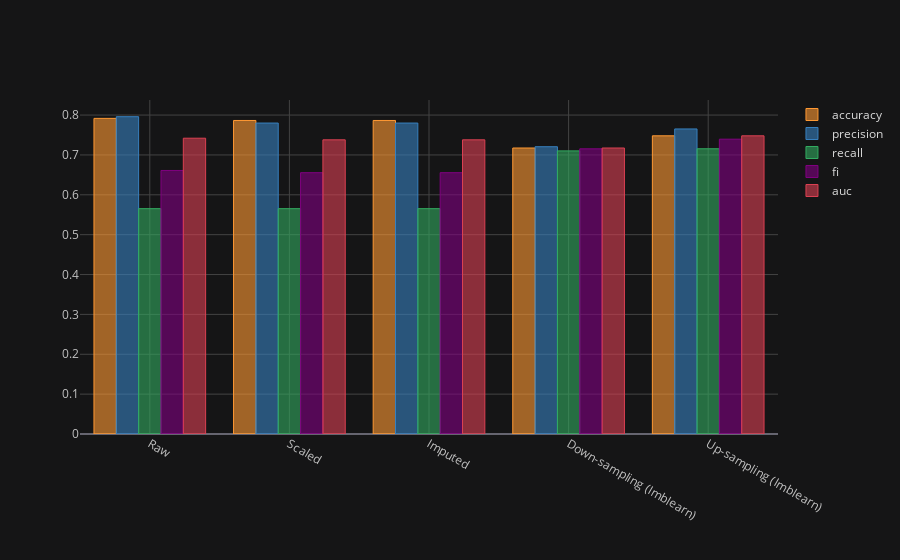

Write notebook code for a chart like this one.
### Code cell
compare_df.iplot(kind='bar', width=0.9)

### Figure 1 — Plotly figure (JSON) as saved in the notebook; plotly's stock layout.template omitted (floating-point values rounded to 4 significant figures)
{"data": [{"marker": {"color": "rgba(255, 153, 51, 0.6)", "line": {"color": "rgba(255, 153, 51, 1.0)", "width": 1}}, "name": "accuracy", "orientation": "v", "text": "", "x": ["Raw", "Scaled", "Imputed", "Down-sampling (Imblearn)", "Up-sampling (Imblearn)"], "y": [0.7917, 0.7865, 0.7865, 0.7174, 0.748], "type": "bar"}, {"marker": {"color": "rgba(55, 128, 191, 0.6)", "line": {"color": "rgba(55, 128, 191, 1.0)", "width": 1}}, "name": "precision", "orientation": "v", "text": "", "x": ["Raw", "Scaled", "Imputed", "Down-sampling (Imblearn)", "Up-sampling (Imblearn)"], "y": [0.7959, 0.78, 0.78, 0.7206, 0.7652], "type": "bar"}, {"marker": {"color": "rgba(50, 171, 96, 0.6)", "line": {"color": "rgba(50, 171, 96, 1.0)", "width": 1}}, "name": "recall", "orientation": "v", "text": "", "x": ["Raw", "Scaled", "Imputed", "Down-sampling (Imblearn)", "Up-sampling (Imblearn)"], "y": [0.5652, 0.5652, 0.5652, 0.7101, 0.7154], "type": "bar"}, {"marker": {"color": "rgba(128, 0, 128, 0.6)", "line": {"color": "rgba(128, 0, 128, 1.0)", "width": 1}}, "name": "fi", "orientation": "v", "text": "", "x": ["Raw", "Scaled", "Imputed", "Down-sampling (Imblearn)", "Up-sampling (Imblearn)"], "y": [0.661, 0.6555, 0.6555, 0.7153, 0.7395], "type": "bar"}, {"marker": {"color": "rgba(219, 64, 82, 0.6)", "line": {"color": "rgba(219, 64, 82, 1.0)", "width": 1}}, "name": "auc", "orientation": "v", "text": "", "x": ["Raw", "Scaled", "Imputed", "Down-sampling (Imblearn)", "Up-sampling (Imblearn)"], "y": [0.742, 0.7379, 0.7379, 0.7174, 0.748], "type": "bar"}], "layout": {"legend": {"bgcolor": "#151516", "font": {"color": "#D9D9D9"}}, "paper_bgcolor": "#151516", "plot_bgcolor": "#151516", "title": {"font": {"color": "#D9D9D9"}}, "xaxis": {"gridcolor": "#434343", "showgrid": true, "tickfont": {"color": "#C2C2C2"}, "title": {"font": {"color": "#D9D9D9"}, "text": ""}, "zerolinecolor": "#666570"}, "yaxis": {"gridcolor": "#434343", "showgrid": true, "tickfont": {"color": "#C2C2C2"}, "title": {"font": {"color": "#D9D9D9"}, "text": ""}, "zerolinecolor": "#666570"}}}
